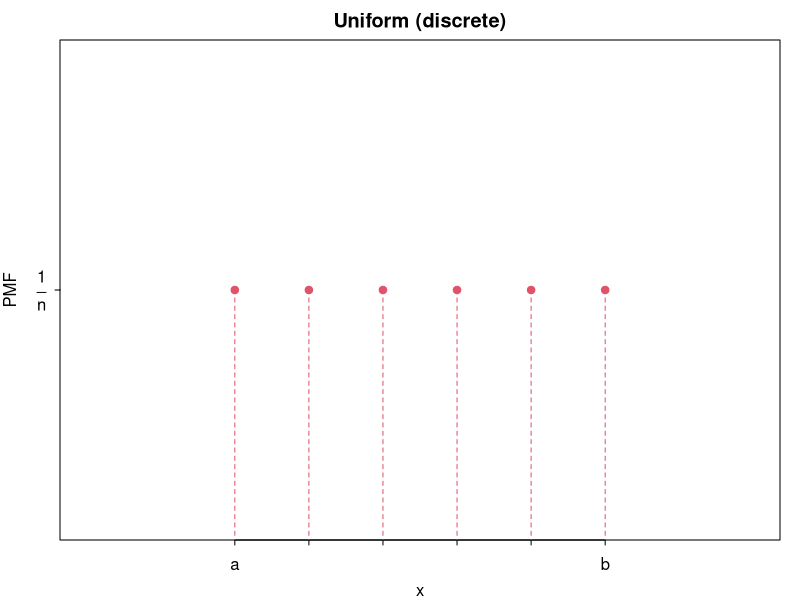
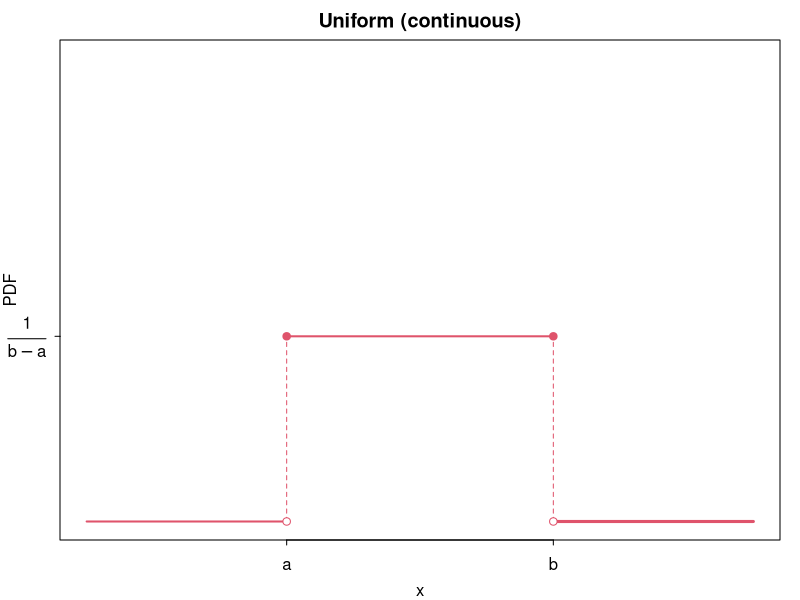
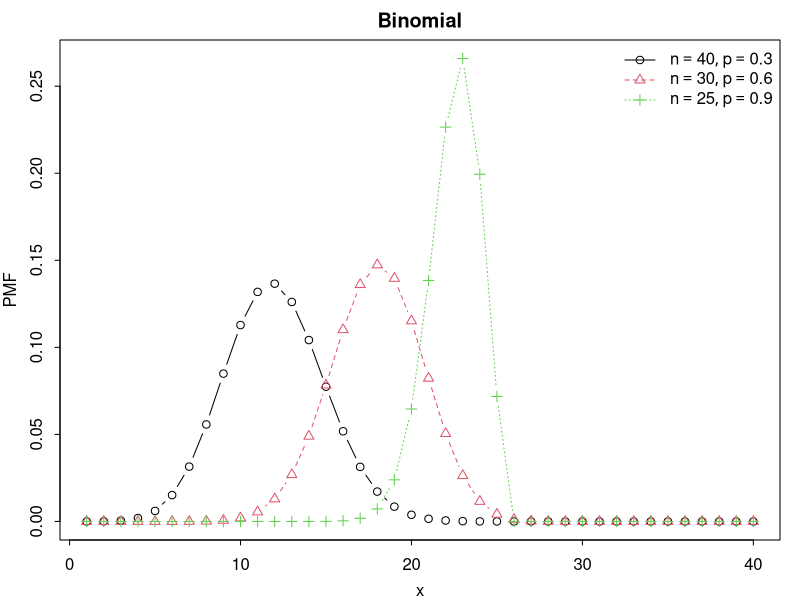
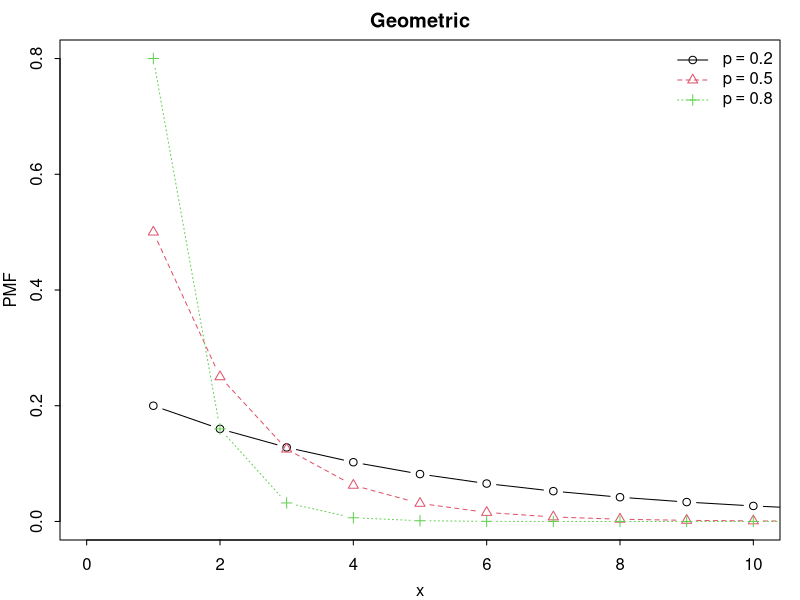
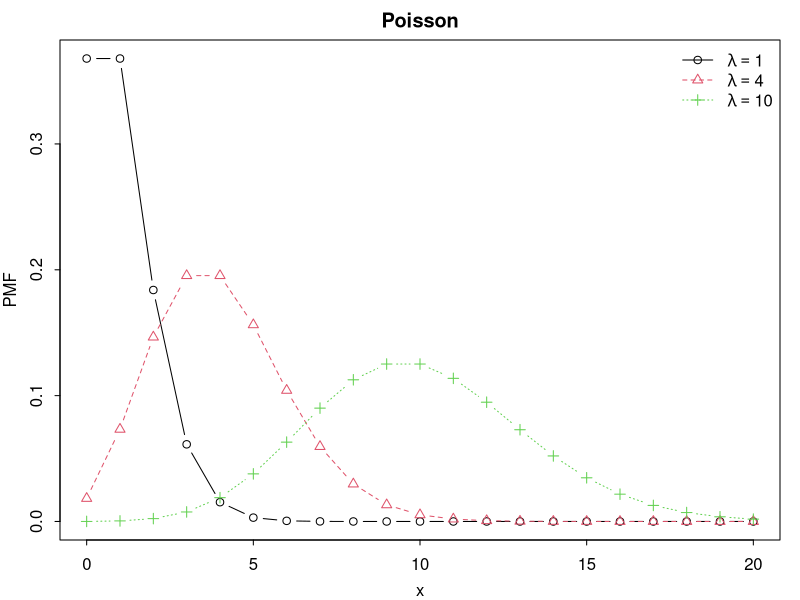
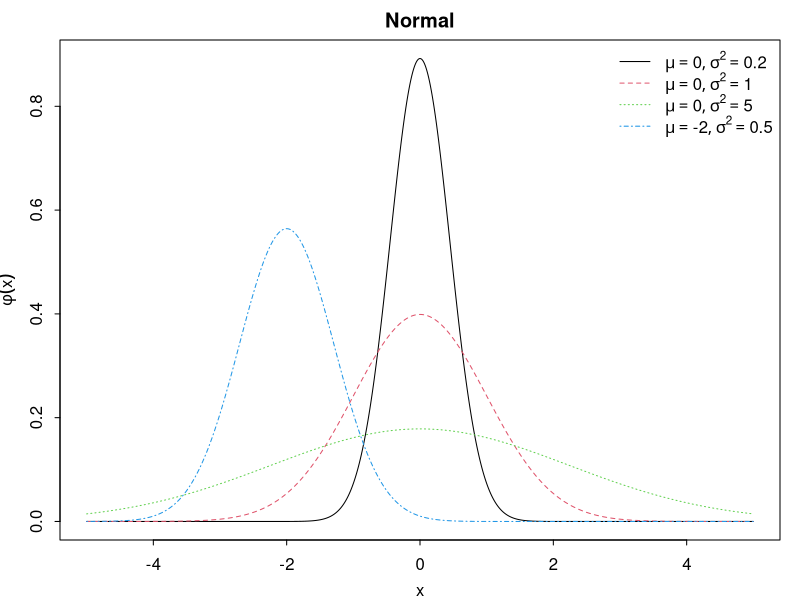
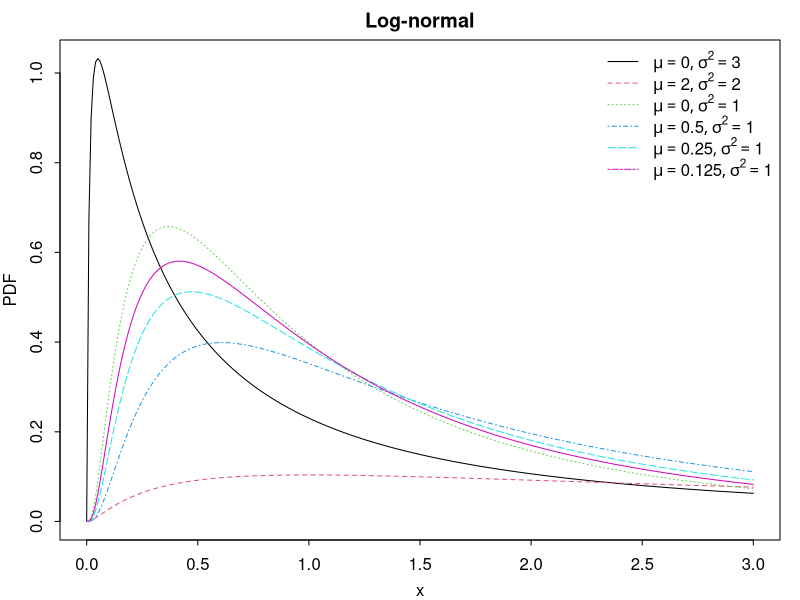
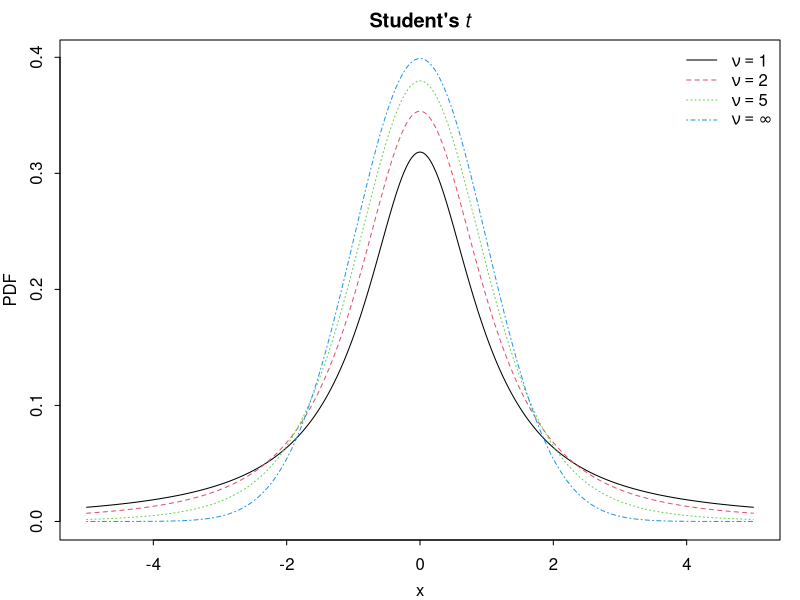

Generate these figures, in order, with R:
par(mar=c(3,3,2,1), mgp=c(2,.7,0), tck=-.01)

plot.uniform.discrete = function()
{
  xseq = 3:8
  plot(xseq, rep(0.5,length(xseq)), xlim=c(1,10), pch=19, col=2,
      xaxt="n", yaxt="n", xlab="x", ylab="PMF", main="Uniform (discrete)")
  axis(1, at=xseq, labels=c("a", rep("", length(xseq)-2), "b"))
  axis(2, at=0.5, labels=expression(frac(1, n)), las=1)

  for (x in xseq)
    segments(x, 0, x, 0.5, lty=2, col=2)

  dev.print(pdf, "figs/uniform-discrete.pdf")
}

plot.binomial = function()
{
  n = c(40,30,25)
  p = c(0.3, 0.6, 0.9)
  xseq = 1:40
  N = length(n)
  f = function(x,y) dbinom(xseq, x, y)
  matplot(xseq, mapply(f, n, p), type="b", 
      main="Binomial", xlab="x", ylab="PMF", pch=1:N)

  s = function(k) substitute(list(n==i, p==j), list(i=n[k], j=p[k]))
  legend.labels = do.call("expression", lapply(1:N, s))
  legend("topright", legend.labels, bty="n", col=1:N, pch=1:N, lty=1:N)
  dev.print(pdf, "figs/binomial.pdf")
}

plot.geometric = function()
{
  p = c(0.2, 0.5, 0.8)
  xseq = 0:10
  N = length(p)
  f = function(x) dgeom(xseq, x)
  matplot(xseq+1, sapply(p, f), type="b", xlim=range(xseq),
      main="Geometric", xlab="x", ylab="PMF", pch=1:N)

  s = function(k) substitute(p==j, list(j=p[k]))
  legend.labels = do.call("expression", lapply(1:N, s))
  legend("topright", legend.labels, bty="n", col=1:N, pch=1:N, lty=1:N)
  dev.print(pdf, "figs/geometric.pdf")
}

plot.poisson = function()
{
  lambda = c(1,4,10)
  xseq = 0:20
  N = length(lambda)
  f = function(x) dpois(xseq, x)
  matplot(xseq, sapply(lambda, f), type="b",
      main="Poisson", xlab="x", ylab="PMF", pch=1:N)

  s = function(k) substitute(lambda==j, list(j=lambda[k]))
  legend.labels = do.call("expression", lapply(1:N, s))
  legend("topright", legend.labels, bty="n", col=1:N, pch=1:N, lty=1:N)
  dev.print(pdf, "figs/poisson.pdf")
}

# ----------------------------------------------------------------------------#

plot.uniform.continuous = function()
{
  xseq = 3:7
  plot(range(xseq), rep(0.4,2), xlim=c(0,10), ylim=c(0,1), pch=19, col=2,
      xaxt="n", yaxt="n", xlab="x", ylab="PDF", main="Uniform (continuous)")
  axis(1, at=range(xseq), labels=c("a", "b"))
  axis(2, at=0.4, labels=expression(frac(1, b-a)), las=1)

  segments(0, 0, min(xseq), 0, col=2, lwd=2)
  for (x in range(xseq))
    segments(x, 0, x, 0.4, lty=2, col=2)
  segments(max(xseq), 0, 10, 0, col=2, lwd=3)
  segments(min(xseq), 0.4, max(xseq), 0.4, col=2, lwd=2)

  points(range(xseq), rep(0,2), col=2, pch=21, bg="white")

  dev.print(pdf, "figs/uniform-continuous.pdf")
}

plot.normal = function()
{
  mu = c(0,0,0,-2)
  s2 = c(0.2,1,5,0.5)
  xseq = seq(-5,5, by=0.01)
  f = function(x,y) dnorm(xseq, x, y)
  matplot(xseq, mapply(f, mu, sqrt(s2)), type="l", 
      main="Normal", xlab="x", ylab=expression(phi(x)))

  n = length(mu)
  s = function(k) substitute(list(mu==i, sigma^2==j), list(i=mu[k], j=s2[k]))
  legend.labels = do.call("expression", lapply(1:n, s))
  legend("topright", legend.labels, bty="n", col=1:n, lty=1:n)
  dev.print(pdf, "figs/normal.pdf")
}

plot.lognormal = function()
{
  mu = c(0,2,0,1/2,1/4,1/8)
  s2 = c(3,2,1,1,1,1)
  xseq = seq(0,3, by=0.01)
  f = function(x,y) dlnorm(xseq, x, y)
  matplot(xseq, mapply(f, mu, sqrt(s2)), type="l", 
      main="Log-normal", xlab="x", ylab="PDF")

  n = length(mu)
  s = function(k) substitute(list(mu==i, sigma^2==j), list(i=mu[k], j=s2[k]))
  legend.labels = do.call("expression", lapply(1:n, s))
  legend("topright", legend.labels, bty="n", col=1:n, lty=1:n)
  dev.print(pdf, "figs/lognormal.pdf")
}

plot.student = function()
{
  nu = c(1,2,5,Inf)
  xseq = seq(-5,5, by=0.01)
  f = function(x) dt(xseq, x)
  matplot(xseq, sapply(nu, f), type="l", 
      main=expression(bold("Student\'s") ~ italic(t)), xlab="x", ylab="PDF")

  n = length(nu)
  s = function(k) substitute(nu==i, list(i=nu[k]))
  s.last = quote(nu==infinity)
  legend.labels = do.call("expression", c(lapply(1:(n-1), s), s.last))
  legend("topright", legend.labels, bty="n", col=1:n, lty=1:n)
  dev.print(pdf, "figs/student.pdf")
}

plot.chisquare = function()
{
  k = 1:5
  xseq = seq(0,8, by=0.01)
  f = function(x) dchisq(xseq, x)
  matplot(xseq, sapply(k, f), type="l", ylim=c(0,0.5),
      main=expression(chi^2), xlab="x", ylab="PDF")

  n = length(k)
  s = function(l) substitute(k == i, list(i=k[l]))
  legend.labels = do.call("expression", lapply(1:n, s))
  legend("topright", legend.labels, bty="n", col=1:n, lty=1:n)
  dev.print(pdf, "figs/chisquare.pdf")
}

plot.f = function()
{
  d1 = c(1,2,5,100,100)
  d2 = c(1,1,2,1,100)
  xseq = seq(0,5, by=0.01)
  f = function(x,y) df(xseq, x, y)
  matplot(xseq, mapply(f, d1, d2), type="l", main="F", xlab="x", ylab="PDF")

  n = length(d1)
  s = function(k) substitute(list(d[1]==i, d[2]==j), list(i=d1[k], j=d2[k]))
  legend.labels = do.call("expression", lapply(1:n, s))
  legend("topright", legend.labels, bty="n", col=1:n, lty=1:n)
  dev.print(pdf, "figs/f.pdf")
}

plot.exp = function()
{
  b = c(2, 1, 0.4)
  xseq = seq(0, 5, by=0.01)
  f = function(x) dexp(xseq, x)
  matplot(xseq, sapply(b, f), type="l", 
      main="Exponential", xlab="x", ylab="PDF")

  n = length(b)
  s = function(k) substitute(beta == i, list(i=b[k]))
  legend.labels = do.call("expression", lapply(1:n, s))
  legend("topright", legend.labels, bty="n", col=1:n, lty=1:n)
  dev.print(pdf, "figs/exponential.pdf")
}

plot.gamma = function()
{
  a = c(1,2,3,5,9)
  b = c(2,2,2,1,0.5)
  xseq = seq(0,20, by=0.1)
  f = function(x,y) dgamma(xseq, x, 1/y)
  matplot(xseq, mapply(f, a, b), type="l", 
      main="Gamma", xlab="x", ylab="PDF")

  n = length(a)
  s = function(k) substitute(list(alpha == i, beta == j), list(i=a[k], j=b[k]))
  legend.labels = do.call("expression", lapply(1:n, s))
  legend("topright", legend.labels, bty="n", col=1:n, lty=1:n)
  dev.print(pdf, "figs/gamma.pdf")
}

plot.invgamma = function()
{
  require(MCMCpack)

  a = c(1,2,3,3)
  b = c(1,1,1,0.5)
  xseq = seq(0,5, by=0.01)
  f = function(x,y) dinvgamma(xseq, x, y)
  matplot(xseq, mapply(f, a, b), type="l", 
      main="Inverse Gamma", xlab="x", ylab="PDF")

  n = length(a)
  s = function(k) substitute(list(alpha == i, beta == j), list(i=a[k], j=b[k]))
  legend.labels = do.call("expression", lapply(1:n, s))
  legend("topright", legend.labels, bty="n", col=1:n, lty=1:n)
  dev.print(pdf, "figs/invgamma.pdf")
}

plot.dirichlet = function()
{
  require(MCMCpack)

  #  a = c(1,2,3)
  #  xseq = seq(0, 5, by=0.01)
  #  matplot(xseq, ddirichlet(, type="l", 
  #      main="Dirichlet", xlab="x", ylab="PDF")
  #
  #  n = length(a)
  #  s = function(k) substitute(list(alpha == i, beta == j), list(i=a[k], j=b[k]))
  #  legend.labels = do.call("expression", lapply(1:n, s))
  #  legend("topright", legend.labels, bty="n", col=1:n, lty=1:n)
  #  dev.print(pdf, "figs/dirichlet.pdf")
}

plot.beta = function()
{
  a = c(0.5,5,1,2,2)
  b = c(0.5,1,3,2,5)
  xseq = seq(0,1, by=0.01)
  f = function(x,y) dbeta(xseq, x, y)
  matplot(xseq, mapply(f, a, b), type="l", ylim=c(0,3),
      main="Beta", xlab="x", ylab="PDF")

  n = length(a)
  s = function(k) substitute(list(alpha == i, beta == j), list(i=a[k], j=b[k]))
  legend.labels = do.call("expression", lapply(1:n, s))
  legend("top", legend.labels, bty="n", col=1:n, lty=1:n)
  dev.print(pdf, "figs/beta.pdf")
}

plot.weibull = function()
{
  lambda = c(1,1,1,1)
  k = c(0.5,1,1.5,5)
  xseq = seq(0, 2.5, by=0.01)
  f = function(x,y) dweibull(xseq, x, y)
  matplot(xseq, mapply(f, k, lambda), type="l", ylim=c(0,2.5),
      main="Weibull", xlab="x", ylab="PDF")

  n = length(k)
  s = function(l) substitute(list(lambda == i, k == j), 
      list(i=lambda[l], j=k[l]))
  legend.labels = do.call("expression", lapply(1:n, s))
  legend("topright", legend.labels, bty="n", col=1:n, lty=1:n)
  dev.print(pdf, "figs/weibull.pdf")
}

plot.pareto = function()
{
  require(VGAM)

  xm = rep(1,3)
  a = c(1,2,4)
  xseq = seq(0,5, by=0.01)
  f = function(x,y) dpareto(xseq, x, y)
  matplot(xseq, mapply(f, xm, a), type="l", col=2:5,
      main="Pareto", xlab="x", ylab="PDF")

  n = length(a)
  s = function(k) substitute(list(x[m] == i, alpha == j), list(i=xm[k], j=a[k]))
  legend.labels = do.call("expression", lapply(1:n, s))
  legend("topright", legend.labels, bty="n", col=1:n+1, lty=1:n)
  dev.print(pdf, "figs/pareto.pdf")
}

plot.uniform.discrete()
plot.uniform.continuous()
plot.binomial()
plot.geometric()
plot.poisson()
plot.normal()
plot.lognormal()
plot.student()
plot.chisquare()
plot.f()
plot.exp()
plot.gamma()
plot.invgamma()
plot.beta()
plot.weibull()
plot.pareto()
